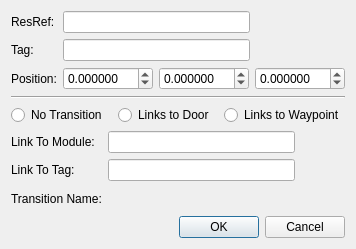
<?xml version="1.0" encoding="UTF-8"?>
<ui version="4.0">
 <class>Dialog</class>
 <widget class="QDialog" name="Dialog">
  <property name="geometry">
   <rect>
    <x>0</x>
    <y>0</y>
    <width>352</width>
    <height>241</height>
   </rect>
  </property>
  <property name="sizePolicy">
   <sizepolicy hsizetype="Fixed" vsizetype="Fixed">
    <horstretch>0</horstretch>
    <verstretch>0</verstretch>
   </sizepolicy>
  </property>
  <property name="windowTitle">
   <string>Edit Trigger</string>
  </property>
  <layout class="QVBoxLayout" name="verticalLayout">
   <item>
    <layout class="QFormLayout" name="formLayout">
     <item row="0" column="0">
      <widget class="QLabel" name="label">
       <property name="text">
        <string>ResRef:</string>
       </property>
      </widget>
     </item>
     <item row="0" column="1">
      <widget class="QLineEdit" name="resrefEdit">
       <property name="maximumSize">
        <size>
         <width>187</width>
         <height>16777215</height>
        </size>
       </property>
       <property name="maxLength">
        <number>16</number>
       </property>
      </widget>
     </item>
     <item row="1" column="0">
      <widget class="QLabel" name="label_8">
       <property name="text">
        <string>Tag:</string>
       </property>
      </widget>
     </item>
     <item row="1" column="1">
      <widget class="QLineEdit" name="tagEdit">
       <property name="maximumSize">
        <size>
         <width>187</width>
         <height>16777215</height>
        </size>
       </property>
      </widget>
     </item>
     <item row="2" column="0">
      <widget class="QLabel" name="label_2">
       <property name="text">
        <string>Position:</string>
       </property>
      </widget>
     </item>
     <item row="2" column="1">
      <layout class="QHBoxLayout" name="horizontalLayout">
       <item>
        <widget class="QDoubleSpinBox" name="xPosSpin">
         <property name="maximumSize">
          <size>
           <width>90</width>
           <height>16777215</height>
          </size>
         </property>
         <property name="decimals">
          <number>6</number>
         </property>
         <property name="minimum">
          <double>-1000000.000000000000000</double>
         </property>
         <property name="maximum">
          <double>1000000.000000000000000</double>
         </property>
        </widget>
       </item>
       <item>
        <widget class="QDoubleSpinBox" name="yPosSpin">
         <property name="maximumSize">
          <size>
           <width>90</width>
           <height>16777215</height>
          </size>
         </property>
         <property name="decimals">
          <number>6</number>
         </property>
         <property name="minimum">
          <double>-1000000.000000000000000</double>
         </property>
         <property name="maximum">
          <double>1000000.000000000000000</double>
         </property>
        </widget>
       </item>
       <item>
        <widget class="QDoubleSpinBox" name="zPosSpin">
         <property name="maximumSize">
          <size>
           <width>90</width>
           <height>16777215</height>
          </size>
         </property>
         <property name="decimals">
          <number>6</number>
         </property>
         <property name="minimum">
          <double>-1000000.000000000000000</double>
         </property>
         <property name="maximum">
          <double>1000000.000000000000000</double>
         </property>
        </widget>
       </item>
      </layout>
     </item>
    </layout>
   </item>
   <item>
    <widget class="Line" name="line">
     <property name="orientation">
      <enum>Qt::Horizontal</enum>
     </property>
    </widget>
   </item>
   <item>
    <layout class="QHBoxLayout" name="horizontalLayout_2">
     <item>
      <widget class="QRadioButton" name="noTransCheck">
       <property name="text">
        <string>No Transition</string>
       </property>
      </widget>
     </item>
     <item>
      <widget class="QRadioButton" name="toDoorCheck">
       <property name="text">
        <string>Links to Door</string>
       </property>
      </widget>
     </item>
     <item>
      <widget class="QRadioButton" name="toWaypointCheck">
       <property name="text">
        <string>Links to Waypoint</string>
       </property>
      </widget>
     </item>
    </layout>
   </item>
   <item>
    <layout class="QFormLayout" name="formLayout_2">
     <item row="0" column="0">
      <widget class="QLabel" name="label_5">
       <property name="text">
        <string>Link To Module:</string>
       </property>
      </widget>
     </item>
     <item row="0" column="1">
      <widget class="QLineEdit" name="linkToModuleEdit">
       <property name="maximumSize">
        <size>
         <width>187</width>
         <height>16777215</height>
        </size>
       </property>
       <property name="maxLength">
        <number>16</number>
       </property>
      </widget>
     </item>
     <item row="1" column="0">
      <widget class="QLabel" name="label_6">
       <property name="text">
        <string>Link To Tag:</string>
       </property>
      </widget>
     </item>
     <item row="1" column="1">
      <widget class="QLineEdit" name="linkToTagEdit">
       <property name="maximumSize">
        <size>
         <width>187</width>
         <height>16777215</height>
        </size>
       </property>
      </widget>
     </item>
     <item row="2" column="0">
      <widget class="QLabel" name="label_7">
       <property name="text">
        <string>Transition Name:</string>
       </property>
      </widget>
     </item>
     <item row="2" column="1">
      <widget class="LocalizedStringLineEdit" name="transNameEdit" native="true">
       <property name="minimumSize">
        <size>
         <width>0</width>
         <height>23</height>
        </size>
       </property>
       <property name="maximumSize">
        <size>
         <width>219</width>
         <height>16777215</height>
        </size>
       </property>
      </widget>
     </item>
    </layout>
   </item>
   <item>
    <widget class="QDialogButtonBox" name="buttonBox">
     <property name="orientation">
      <enum>Qt::Horizontal</enum>
     </property>
     <property name="standardButtons">
      <set>QDialogButtonBox::Cancel|QDialogButtonBox::Ok</set>
     </property>
    </widget>
   </item>
  </layout>
 </widget>
 <customwidgets>
  <customwidget>
   <class>LocalizedStringLineEdit</class>
   <extends>QWidget</extends>
   <header location="global">toolset.gui.widgets.edit.locstring</header>
   <container>1</container>
  </customwidget>
 </customwidgets>
 <resources/>
 <connections>
  <connection>
   <sender>buttonBox</sender>
   <signal>accepted()</signal>
   <receiver>Dialog</receiver>
   <slot>accept()</slot>
   <hints>
    <hint type="sourcelabel">
     <x>248</x>
     <y>254</y>
    </hint>
    <hint type="destinationlabel">
     <x>157</x>
     <y>274</y>
    </hint>
   </hints>
  </connection>
  <connection>
   <sender>buttonBox</sender>
   <signal>rejected()</signal>
   <receiver>Dialog</receiver>
   <slot>reject()</slot>
   <hints>
    <hint type="sourcelabel">
     <x>316</x>
     <y>260</y>
    </hint>
    <hint type="destinationlabel">
     <x>286</x>
     <y>274</y>
    </hint>
   </hints>
  </connection>
 </connections>
</ui>
